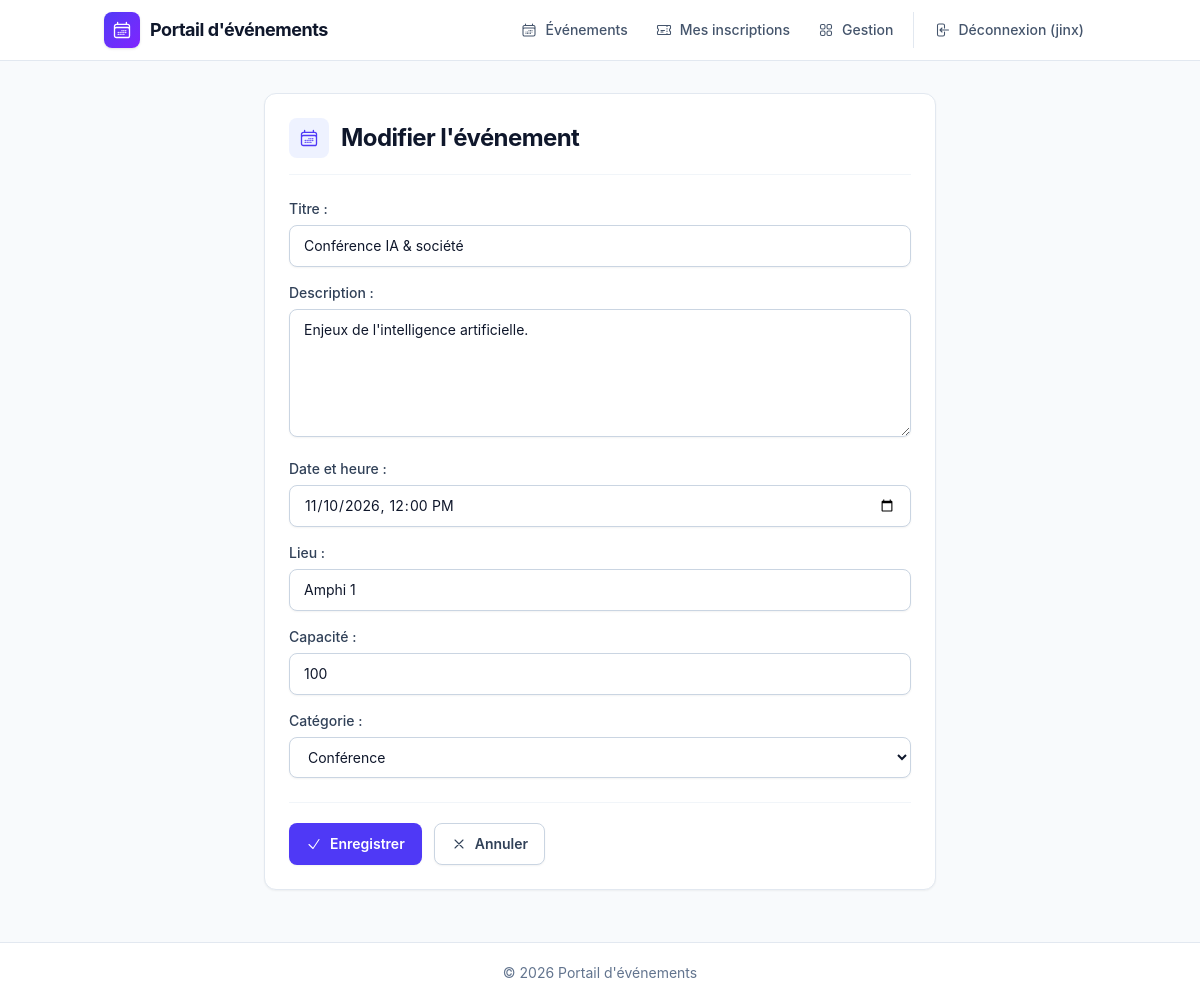
/gestion/2/modifier/ (signed in), run on the app's committed database.
### evenements/models.py (models this page shows, shortened)
class Evenement(models.Model):
    class Categorie(models.TextChoices):
        ATELIER = "atelier", "Atelier"
        CONFERENCE = "conference", "Conférence"
        RENCONTRE = "rencontre", "Rencontre"
    titre = models.CharField(max_length=200)
    description = models.TextField()
    date_evenement = models.DateTimeField("date et heure")
    lieu = models.CharField(max_length=200)
    capacite = models.PositiveIntegerField(
        "capacité", validators=[MinValueValidator(1, "La capacité doit être d'au moins 1.")]
    )
    categorie = models.CharField(
        "catégorie", max_length=20, choices=Categorie.choices, default=Categorie.ATELIER
    )
    class Meta:
        ordering = ["date_evenement"]

### evenements/views.py (the view)
# urls.py: path("gestion/<int:pk>/modifier/", views.modifier_evenement, name="modifier_evenement"),
@gestionnaire_requis
def modifier_evenement(request, pk):
    evenement = get_object_or_404(Evenement, pk=pk)
    form = EvenementForm(request.POST or None, instance=evenement)
    if request.method == "POST" and form.is_valid():
        form.save()
        messages.success(request, "Événement modifié.")
        return redirect("gestion_evenements")
    return render(request, "evenements/formulaire_evenement.html", {"form": form, "titre_page": "Modifier l'événement"})

### evenements/forms.py (shortened to what this page needs)
class EvenementForm(forms.ModelForm):
    class Meta:
        model = Evenement
        fields = ["titre", "description", "date_evenement", "lieu", "capacite", "categorie"]
        widgets = {
            "date_evenement": forms.DateTimeInput(
                attrs={"type": "datetime-local"}, format="%Y-%m-%dT%H:%M"
            ),
            "description": forms.Textarea(attrs={"rows": 5}),
        }
    def __init__(self, *args, **kwargs):
        super().__init__(*args, **kwargs)
        self.fields["date_evenement"].input_formats = ["%Y-%m-%dT%H:%M", "%Y-%m-%d %H:%M"]

### evenements/views.py (called while the page is built)
def gestionnaire_requis(vue):
    @wraps(vue)
    def _vue(request, *args, **kwargs):
        if not request.user.is_authenticated:
            return redirect_to_login(request.get_full_path())
        if not request.user.is_staff:
            raise PermissionDenied
        return vue(request, *args, **kwargs)
    return _vue

### templates/evenements/formulaire_evenement.html (shortened to what this page needs)
{% extends "base.html" %}
{% block content %}
<div class="card mx-auto max-w-2xl">
  <div class="mb-6 flex items-center gap-3 border-b border-slate-100 pb-4">
    <span class="flex size-10 items-center justify-center rounded-lg bg-indigo-50 text-indigo-600">{% include "partials/icon.html" with name="calendar-days" cls="size-5" %}</span>
    <h1 class="!mb-0">{{ titre_page }}</h1>
  </div>
  <form method="post" novalidate>{% csrf_token %}
    {{ form.as_p }}
    <div class="mt-6 flex flex-wrap gap-3 border-t border-slate-100 pt-5">
      <button class="btn" type="submit">{% include "partials/icon.html" with name="check" %} Enregistrer</button>
      <a class="btn gris" href="{% url 'gestion_evenements' %}">{% include "partials/icon.html" with name="x-mark" %} Annuler</a>
    </div>
  </form>
</div>
{% endblock %}

### templates/base.html (shortened to what this page needs)
{% load tailwind_tags %}<!DOCTYPE html>
<html lang="fr">
<head>
  {% tailwind_css %}
</head>
<body class="flex min-h-screen flex-col">
<header class="sticky top-0 z-30 border-b border-slate-200 bg-white/90 backdrop-blur">
  <nav class="mx-auto flex max-w-5xl flex-wrap items-center gap-x-1 gap-y-2 px-4 py-3">
    <a class="brand mr-auto" href="{% url 'liste_evenements' %}">
      <span class="brand-logo">{% include "partials/icon.html" with name="calendar-days" cls="size-5" %}</span>
      Portail d'événements
    </a>
    <a class="nav-link {% if request.resolver_match.url_name == 'liste_evenements' %}is-active{% endif %}" href="{% url 'liste_evenements' %}">
      {% include "partials/icon.html" with name="calendar-days" %} Événements
    </a>
    {% if user.is_authenticated %}
      <a class="nav-link {% if request.resolver_match.url_name == 'mes_inscriptions' %}is-active{% endif %}" href="{% url 'mes_inscriptions' %}">
        {% include "partials/icon.html" with name="ticket" %} Mes inscriptions
      </a>
      {% if user.is_staff %}
      <a class="nav-link {% if request.resolver_match.url_name == 'gestion_evenements' %}is-active{% endif %}" href="{% url 'gestion_evenements' %}">
        {% include "partials/icon.html" with name="grid" %} Gestion
      </a>
      {% endif %}
      <form method="post" action="{% url 'deconnexion' %}" class="m-0 ml-1 border-l border-slate-200 pl-2">{% csrf_token %}
        <button type="submit" class="nav-link">
          {% include "partials/icon.html" with name="logout" %} Déconnexion ({{ user.username }})
        </button>
      </form>
    {% else %}
      <a class="nav-link" href="{% url 'connexion' %}">{% include "partials/icon.html" with name="login" %} Connexion</a>
      <a class="btn sm" href="{% url 'creer_compte' %}">{% include "partials/icon.html" with name="user-plus" %} Créer un compte</a>
    {% endif %}
  </nav>
</header>
<main class="mx-auto my-8 w-full max-w-5xl flex-1 px-4">
  {% block content %}{% endblock %}
</main>
<footer class="border-t border-slate-200 bg-white">
  <div class="mx-auto max-w-5xl px-4 py-5 text-center text-sm text-slate-500">
    &copy; {% now "Y" %} Portail d'événements
  </div>
</footer>
</body>
</html>

### data on the page
Evenement: titre "Conférence IA & société", description "Enjeux de l'intelligence artificielle.", date_evenement "11/10/2026 12:00", lieu "Amphi 1", capacite "100", categorie "Conférence"

### other printed values
{{ user.username }} "jinx"
{{ titre_page }} "Modifier l'événement"
